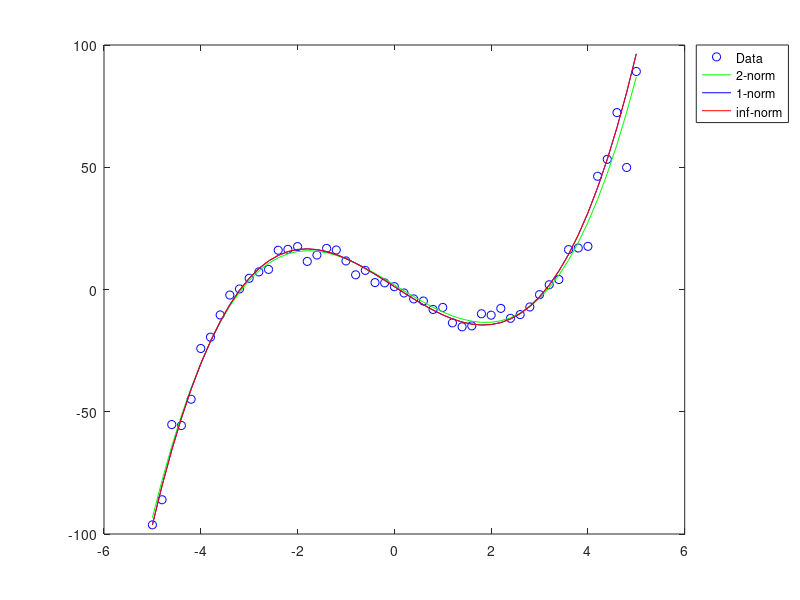

This figure's MATLAB source:

%% Loading Data
load fitting.txt

a=fitting(:,1);
b=fitting(:,2);
m=length(a);
onesC=ones(m,1);
n = 4 ;

% Constructing A
A = [ onesC a a.^2 a.^3 ];

%% First Norm (LP Problem)


%% 2nd norm problem
%  ATAx = ATb
x2 = (A'*A)\(A'*b);
p2 = A*x2;
% C=[Cx, Cy]
c = [zeros(n,1); ones(m,1)];
g =[b; -b];
d=[A -eye(m); -A -eye(m)];


LP_SOL=linprog(c,d,g);
x1 = LP_SOL(1:n);
p1 = A*x1;

%% To solve the problem cTransposez
%min cTz . z is the vector variable of (x;y) so we have 4+51=55 Variable
%Az<=b 

%%linprog(c,A,b) 

%% Again writing the problem (C,D,G) in the infinity NORM (LP)
c_inf = [zeros(4,1); 1];
g_inf =[b; -b];
d_inf=[A -ones(m,1); -A -ones(m,1)];

LP_SOL_inf=linprog(c,d,g);
xinf = LP_SOL_inf(1:n);
pinf = A*xinf;

plot(a,b,'bo',a,p2,'g-',a,p1,'b-',a,pinf,'r-')
legend('Data','2-norm','1-norm','inf-norm','Location','NorthEastOutside')

